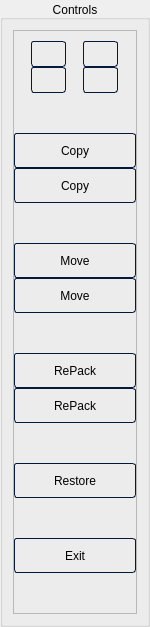
               <widget class="QGroupBox" name="groupBox_controls">
                <property name="maximumSize">
                 <size>
                  <width>150</width>
                  <height>16777215</height>
                 </size>
                </property>
                <property name="title">
                 <string>Controls</string>
                </property>
                <property name="alignment">
                 <set>Qt::AlignBottom|Qt::AlignHCenter</set>
                </property>
                <property name="checkable">
                 <bool>false</bool>
                </property>
                <layout class="QVBoxLayout" name="verticalLayout_5">
                 <property name="spacing">
                  <number>10</number>
                 </property>
                 <property name="leftMargin">
                  <number>10</number>
                 </property>
                 <property name="topMargin">
                  <number>10</number>
                 </property>
                 <property name="rightMargin">
                  <number>10</number>
                 </property>
                 <property name="bottomMargin">
                  <number>10</number>
                 </property>
                 <item>
                  <widget class="QFrame" name="frame">
                   <property name="frameShape">
                    <enum>QFrame::StyledPanel</enum>
                   </property>
                   <property name="frameShadow">
                    <enum>QFrame::Raised</enum>
                   </property>
                   <layout class="QHBoxLayout" name="horizontalLayout_3">
                    <property name="spacing">
                     <number>0</number>
                    </property>
                    <property name="leftMargin">
                     <number>0</number>
                    </property>
                    <property name="topMargin">
                     <number>0</number>
                    </property>
                    <property name="rightMargin">
                     <number>0</number>
                    </property>
                    <property name="bottomMargin">
                     <number>0</number>
                    </property>
                    <item>
                     <layout class="QVBoxLayout" name="verticalLayout_13">
                      <item>
                       <spacer name="verticalSpacer_2">
                        <property name="orientation">
                         <enum>Qt::Vertical</enum>
                        </property>
                        <property name="sizeHint" stdset="0">
                         <size>
                          <width>20</width>
                          <height>10</height>
                         </size>
                        </property>
                       </spacer>
                      </item>
                      <item>
                       <layout class="QGridLayout" name="gridLayout_4">
                        <item row="0" column="1">
                         <widget class="QPushButton" name="butt_stop">
                          <property name="maximumSize">
                           <size>
                            <width>35</width>
                            <height>16777215</height>
                           </size>
                          </property>
                          <property name="styleSheet">
                           <string notr="true">/*-----QPushButton-----*/
QPushButton
{
/**	background-color:  rgb(92, 106, 106);
	color: #ffffff;
**/	
   border-style: solid;
	border-width: 1px;
	border-radius: 3px;
	border-color: #051a39;
	padding: 5px;
}

QPushButton::disabled
{
	background-color: #404040;
	color: #656565;
	border-color: #051a39;

}


QPushButton::hover
{
	background-color: lightgrey;
	border-style: solid;
	border-width: 1px;
	border-radius: 3px;
	border-color: #051a39;
	padding: 5px;

}


QPushButton::pressed
{
	background-color: rgb(125, 155, 143);
	color: #ffffff;
	border-style: solid;
	border-width: 1px;
	border-radius: 3px;
	border-color: #051a39;
	padding: 5px;

}</string>
                          </property>
                          <property name="text">
                           <string/>
                          </property>
                          <property name="icon">
                           <iconset resource="resources.qrc">
                            <normaloff>:/media/icons/media/Fatcow-Farm-Fresh-Control-stop-blue.32.png</normaloff>:/media/icons/media/Fatcow-Farm-Fresh-Control-stop-blue.32.png</iconset>
                          </property>
                         </widget>
                        </item>
                        <item row="0" column="0">
                         <widget class="QPushButton" name="butt_play">
                          <property name="maximumSize">
                           <size>
                            <width>35</width>
                            <height>16777215</height>
                           </size>
                          </property>
                          <property name="styleSheet">
                           <string notr="true">/*-----QPushButton-----*/
QPushButton
{
/**	background-color:  rgb(92, 106, 106);
	color: #ffffff;
**/	
   border-style: solid;
	border-width: 1px;
	border-radius: 3px;
	border-color: #051a39;
	padding: 5px;
}

QPushButton::disabled
{
	background-color: #404040;
	color: #656565;
	border-color: #051a39;

}


QPushButton::hover
{
	background-color: lightgrey;
	border-style: solid;
	border-width: 1px;
	border-radius: 3px;
	border-color: #051a39;
	padding: 5px;

}


QPushButton::pressed
{
	background-color: rgb(125, 155, 143);
	color: #ffffff;
	border-style: solid;
	border-width: 1px;
	border-radius: 3px;
	border-color: #051a39;
	padding: 5px;

}</string>
                          </property>
                          <property name="text">
                           <string/>
                          </property>
                          <property name="icon">
                           <iconset resource="resources.qrc">
                            <normaloff>:/media/icons/media/Farm-Fresh_control_play.png</normaloff>:/media/icons/media/Farm-Fresh_control_play.png</iconset>
                          </property>
                         </widget>
                        </item>
                        <item row="1" column="1">
                         <widget class="QPushButton" name="pushButton_3">
                          <property name="maximumSize">
                           <size>
                            <width>35</width>
                            <height>16777215</height>
                           </size>
                          </property>
                          <property name="styleSheet">
                           <string notr="true">/*-----QPushButton-----*/
QPushButton
{
/**	background-color:  rgb(92, 106, 106);
	color: #ffffff;
**/	
   border-style: solid;
	border-width: 1px;
	border-radius: 3px;
	border-color: #051a39;
	padding: 5px;
}

QPushButton::disabled
{
	background-color: #404040;
	color: #656565;
	border-color: #051a39;

}


QPushButton::hover
{
	background-color: lightgrey;
	border-style: solid;
	border-width: 1px;
	border-radius: 3px;
	border-color: #051a39;
	padding: 5px;

}


QPushButton::pressed
{
	background-color: rgb(125, 155, 143);
	color: #ffffff;
	border-style: solid;
	border-width: 1px;
	border-radius: 3px;
	border-color: #051a39;
	padding: 5px;

}</string>
                          </property>
                          <property name="text">
                           <string/>
                          </property>
                          <property name="icon">
                           <iconset resource="resources.qrc">
                            <normaloff>:/media/icons/media/Fatcow-Farm-Fresh-Control-pause.32.png</normaloff>
                            <normalon>:/media/icons/media/Fatcow-Farm-Fresh-Control-pause-blue.32.png</normalon>:/media/icons/media/Fatcow-Farm-Fresh-Control-pause.32.png</iconset>
                          </property>
                         </widget>
                        </item>
                        <item row="1" column="0">
                         <widget class="QPushButton" name="pushButton_4">
                          <property name="maximumSize">
                           <size>
                            <width>35</width>
                            <height>16777215</height>
                           </size>
                          </property>
                          <property name="styleSheet">
                           <string notr="true">/*-----QPushButton-----*/
QPushButton
{
/**	background-color:  rgb(92, 106, 106);
	color: #ffffff;
**/	
   border-style: solid;
	border-width: 1px;
	border-radius: 3px;
	border-color: #051a39;
	padding: 5px;
}

QPushButton::disabled
{
	background-color: #404040;
	color: #656565;
	border-color: #051a39;

}


QPushButton::hover
{
	background-color: lightgrey;
	border-style: solid;
	border-width: 1px;
	border-radius: 3px;
	border-color: #051a39;
	padding: 5px;

}


QPushButton::pressed
{
	background-color: rgb(125, 155, 143);
	color: #ffffff;
	border-style: solid;
	border-width: 1px;
	border-radius: 3px;
	border-color: #051a39;
	padding: 5px;

}</string>
                          </property>
                          <property name="text">
                           <string/>
                          </property>
                          <property name="icon">
                           <iconset resource="resources.qrc">
                            <normaloff>:/media/icons/media/control-start-icon.png</normaloff>:/media/icons/media/control-start-icon.png</iconset>
                          </property>
                         </widget>
                        </item>
                       </layout>
                      </item>
                      <item>
                       <spacer name="verticalSpacer_10">
                        <property name="orientation">
                         <enum>Qt::Vertical</enum>
                        </property>
                        <property name="sizeType">
                         <enum>QSizePolicy::Expanding</enum>
                        </property>
                        <property name="sizeHint" stdset="0">
                         <size>
                          <width>20</width>
                          <height>40</height>
                         </size>
                        </property>
                       </spacer>
                      </item>
                      <item>
                       <widget class="QPushButton" name="but_copy_to_target">
                        <property name="minimumSize">
                         <size>
                          <width>0</width>
                          <height>35</height>
                         </size>
                        </property>
                        <property name="font">
                         <font>
                          <pointsize>9</pointsize>
                         </font>
                        </property>
                        <property name="styleSheet">
                         <string notr="true">/*-----QPushButton-----*/
QPushButton
{
/**	background-color:  rgb(92, 106, 106);
	color: #ffffff;
**/	
   border-style: solid;
	border-width: 1px;
	border-radius: 3px;
	border-color: #051a39;
	padding: 5px;
}

QPushButton::disabled
{
	background-color: #404040;
	color: #656565;
	border-color: #051a39;

}


QPushButton::hover
{
	background-color: lightgrey;
	border-style: solid;
	border-width: 1px;
	border-radius: 3px;
	border-color: #051a39;
	padding: 5px;

}


QPushButton::pressed
{
	background-color: rgb(125, 155, 143);
	color: #ffffff;
	border-style: solid;
	border-width: 1px;
	border-radius: 3px;
	border-color: #051a39;
	padding: 5px;

}</string>
                        </property>
                        <property name="text">
                         <string>Copy</string>
                        </property>
                        <property name="icon">
                         <iconset resource="resources.qrc">
                          <normaloff>:/icons/icons/arrow-right.svg</normaloff>:/icons/icons/arrow-right.svg</iconset>
                        </property>
                        <property name="iconSize">
                         <size>
                          <width>20</width>
                          <height>20</height>
                         </size>
                        </property>
                       </widget>
                      </item>
                      <item>
                       <widget class="QPushButton" name="but_copy_to_source">
                        <property name="minimumSize">
                         <size>
                          <width>0</width>
                          <height>35</height>
                         </size>
                        </property>
                        <property name="font">
                         <font>
                          <pointsize>9</pointsize>
                         </font>
                        </property>
                        <property name="styleSheet">
                         <string notr="true">/*-----QPushButton-----*/
QPushButton
{
/**	background-color:  rgb(92, 106, 106);
	color: #ffffff;
**/	
   border-style: solid;
	border-width: 1px;
	border-radius: 3px;
	border-color: #051a39;
	padding: 5px;
}a
QPushButton::disabled
{
	background-color: #404040;
	color: #656565;
	border-color: #051a39;

}


QPushButton::hover
{
	background-color: lightgrey;
	border-style: solid;
	border-width: 1px;
	border-radius: 3px;
	border-color: #051a39;
	padding: 5px;

}


QPushButton::pressed
{
	background-color: rgb(125, 155, 143);
	color: #ffffff;
	border-style: solid;
	border-width: 1px;
	border-radius: 3px;
	border-color: #051a39;
	padding: 5px;

}</string>
                        </property>
                        <property name="text">
                         <string>Copy</string>
                        </property>
                        <property name="icon">
                         <iconset resource="resources.qrc">
                          <normaloff>:/icons/icons/arrow-left.svg</normaloff>:/icons/icons/arrow-left.svg</iconset>
                        </property>
                        <property name="iconSize">
                         <size>
                          <width>20</width>
                          <height>20</height>
                         </size>
                        </property>
                       </widget>
                      </item>
                      <item>
                       <spacer name="verticalSpacer_4">
                        <property name="orientation">
                         <enum>Qt::Vertical</enum>
                        </property>
                        <property name="sizeHint" stdset="0">
                         <size>
                          <width>20</width>
                          <height>40</height>
                         </size>
                        </property>
                       </spacer>
                      </item>
                      <item>
                       <widget class="QPushButton" name="but_move_to_target">
                        <property name="minimumSize">
                         <size>
                          <width>0</width>
                          <height>35</height>
                         </size>
                        </property>
                        <property name="font">
                         <font>
                          <pointsize>9</pointsize>
                         </font>
                        </property>
                        <property name="styleSheet">
                         <string notr="true">/*-----QPushButton-----*/
QPushButton
{
/**	background-color:  rgb(92, 106, 106);
	color: #ffffff;
**/	
   border-style: solid;
	border-width: 1px;
	border-radius: 3px;
	border-color: #051a39;
	padding: 5px;
}a
QPushButton::disabled
{
	background-color: #404040;
	color: #656565;
	border-color: #051a39;

}


QPushButton::hover
{
	background-color: lightgrey;
	border-style: solid;
	border-width: 1px;
	border-radius: 3px;
	border-color: #051a39;
	padding: 5px;

}


QPushButton::pressed
{
	background-color: rgb(125, 155, 143);
	color: #ffffff;
	border-style: solid;
	border-width: 1px;
	border-radius: 3px;
	border-color: #051a39;
	padding: 5px;

}</string>
                        </property>
                        <property name="text">
                         <string>Move</string>
                        </property>
                        <property name="icon">
                         <iconset resource="resources.qrc">
                          <normaloff>:/icons/icons/arrow-right.svg</normaloff>:/icons/icons/arrow-right.svg</iconset>
                        </property>
                        <property name="iconSize">
                         <size>
                          <width>20</width>
                          <height>20</height>
                         </size>
                        </property>
                       </widget>
                      </item>
                      <item>
                       <widget class="QPushButton" name="but_move_to_source">
                        <property name="minimumSize">
                         <size>
                          <width>0</width>
                          <height>35</height>
                         </size>
                        </property>
                        <property name="font">
                         <font>
                          <pointsize>9</pointsize>
                         </font>
                        </property>
                        <property name="styleSheet">
                         <string notr="true">/*-----QPushButton-----*/
QPushButton
{
/**	background-color:  rgb(92, 106, 106);
	color: #ffffff;
**/	
   border-style: solid;
	border-width: 1px;
	border-radius: 3px;
	border-color: #051a39;
	padding: 5px;
}

QPushButton::disabled
{
	background-color: #404040;
	color: #656565;
	border-color: #051a39;

}


QPushButton::hover
{
	background-color: lightgrey;
	border-style: solid;
	border-width: 1px;
	border-radius: 3px;
	border-color: #051a39;
	padding: 5px;

}


QPushButton::pressed
{
	background-color: rgb(125, 155, 143);
	color: #ffffff;
	border-style: solid;
	border-width: 1px;
	border-radius: 3px;
	border-color: #051a39;
	padding: 5px;

}</string>
                        </property>
                        <property name="text">
                         <string>Move</string>
                        </property>
                        <property name="icon">
                         <iconset resource="resources.qrc">
                          <normaloff>:/icons/icons/arrow-left.svg</normaloff>:/icons/icons/arrow-left.svg</iconset>
                        </property>
                        <property name="iconSize">
                         <size>
                          <width>20</width>
                          <height>20</height>
                         </size>
                        </property>
                       </widget>
                      </item>
                      <item>
                       <spacer name="verticalSpacer_5">
                        <property name="orientation">
                         <enum>Qt::Vertical</enum>
                        </property>
                        <property name="sizeHint" stdset="0">
                         <size>
                          <width>20</width>
                          <height>40</height>
                         </size>
                        </property>
                       </spacer>
                      </item>
                      <item>
                       <widget class="QPushButton" name="butt_repackage_source">
                        <property name="minimumSize">
                         <size>
                          <width>0</width>
                          <height>35</height>
                         </size>
                        </property>
                        <property name="font">
                         <font>
                          <pointsize>9</pointsize>
                         </font>
                        </property>
                        <property name="styleSheet">
                         <string notr="true">/*-----QPushButton-----*/
QPushButton
{
/**	background-color:  rgb(92, 106, 106);
	color: #ffffff;
**/	
   border-style: solid;
	border-width: 1px;
	border-radius: 3px;
	border-color: #051a39;
	padding: 5px;
}

QPushButton::disabled
{
	background-color: #404040;
	color: #656565;
	border-color: #051a39;

}


QPushButton::hover
{
	background-color: lightgrey;
	border-style: solid;
	border-width: 1px;
	border-radius: 3px;
	border-color: #051a39;
	padding: 5px;

}


QPushButton::pressed
{
	background-color: rgb(125, 155, 143);
	color: #ffffff;
	border-style: solid;
	border-width: 1px;
	border-radius: 3px;
	border-color: #051a39;
	padding: 5px;

}</string>
                        </property>
                        <property name="text">
                         <string>RePack</string>
                        </property>
                        <property name="icon">
                         <iconset resource="resources.qrc">
                          <normaloff>:/icons/icons/arrow-right.svg</normaloff>:/icons/icons/arrow-right.svg</iconset>
                        </property>
                        <property name="iconSize">
                         <size>
                          <width>20</width>
                          <height>20</height>
                         </size>
                        </property>
                       </widget>
                      </item>
                      <item>
                       <widget class="QPushButton" name="butt_repackage_target">
                        <property name="minimumSize">
                         <size>
                          <width>0</width>
                          <height>35</height>
                         </size>
                        </property>
                        <property name="font">
                         <font>
                          <pointsize>9</pointsize>
                         </font>
                        </property>
                        <property name="styleSheet">
                         <string notr="true">/*-----QPushButton-----*/
QPushButton
{
/**	background-color:  rgb(92, 106, 106);
	color: #ffffff;
**/	
   border-style: solid;
	border-width: 1px;
	border-radius: 3px;
	border-color: #051a39;
	padding: 5px;
}

QPushButton::disabled
{
	background-color: #404040;
	color: #656565;
	border-color: #051a39;

}


QPushButton::hover
{
	background-color: lightgrey;
	border-style: solid;
	border-width: 1px;
	border-radius: 3px;
	border-color: #051a39;
	padding: 5px;

}


QPushButton::pressed
{
	background-color: rgb(125, 155, 143);
	color: #ffffff;
	border-style: solid;
	border-width: 1px;
	border-radius: 3px;
	border-color: #051a39;
	padding: 5px;

}</string>
                        </property>
                        <property name="text">
                         <string>RePack</string>
                        </property>
                        <property name="icon">
                         <iconset resource="resources.qrc">
                          <normaloff>:/icons/icons/arrow-left.svg</normaloff>:/icons/icons/arrow-left.svg</iconset>
                        </property>
                        <property name="iconSize">
                         <size>
                          <width>20</width>
                          <height>20</height>
                         </size>
                        </property>
                       </widget>
                      </item>
                      <item>
                       <spacer name="verticalSpacer_3">
                        <property name="orientation">
                         <enum>Qt::Vertical</enum>
                        </property>
                        <property name="sizeHint" stdset="0">
                         <size>
                          <width>20</width>
                          <height>40</height>
                         </size>
                        </property>
                       </spacer>
                      </item>
                      <item>
                       <widget class="QPushButton" name="but_restore">
                        <property name="minimumSize">
                         <size>
                          <width>0</width>
                          <height>35</height>
                         </size>
                        </property>
                        <property name="font">
                         <font>
                          <pointsize>9</pointsize>
                         </font>
                        </property>
                        <property name="styleSheet">
                         <string notr="true">/*-----QPushButton-----*/
QPushButton
{
/**	background-color:  rgb(92, 106, 106);
	color: #ffffff;
**/	
   border-style: solid;
	border-width: 1px;
	border-radius: 3px;
	border-color: #051a39;
	padding: 5px;
}

QPushButton::disabled
{
	background-color: #404040;
	color: #656565;
	border-color: #051a39;

}


QPushButton::hover
{
	background-color: lightgrey;
	border-style: solid;
	border-width: 1px;
	border-radius: 3px;
	border-color: #051a39;
	padding: 5px;

}


QPushButton::pressed
{
	background-color: rgb(125, 155, 143);
	color: #ffffff;
	border-style: solid;
	border-width: 1px;
	border-radius: 3px;
	border-color: #051a39;
	padding: 5px;

}</string>
                        </property>
                        <property name="text">
                         <string>Restore</string>
                        </property>
                        <property name="icon">
                         <iconset resource="resources.qrc">
                          <normaloff>:/icons/icons/trash-undo.svg</normaloff>:/icons/icons/trash-undo.svg</iconset>
                        </property>
                        <property name="iconSize">
                         <size>
                          <width>25</width>
                          <height>25</height>
                         </size>
                        </property>
                       </widget>
                      </item>
                      <item>
                       <spacer name="verticalSpacer_9">
                        <property name="orientation">
                         <enum>Qt::Vertical</enum>
                        </property>
                        <property name="sizeHint" stdset="0">
                         <size>
                          <width>20</width>
                          <height>40</height>
                         </size>
                        </property>
                       </spacer>
                      </item>
                      <item>
                       <widget class="QPushButton" name="but_exit_2">
                        <property name="minimumSize">
                         <size>
                          <width>0</width>
                          <height>35</height>
                         </size>
                        </property>
                        <property name="font">
                         <font>
                          <pointsize>9</pointsize>
                         </font>
                        </property>
                        <property name="styleSheet">
                         <string notr="true">/*-----QPushButton-----*/
QPushButton
{
/**	background-color:  rgb(92, 106, 106);
	color: #ffffff;
**/	
   border-style: solid;
	border-width: 1px;
	border-radius: 3px;
	border-color: #051a39;
	padding: 5px;
}

QPushButton::disabled
{
	background-color: #404040;
	color: #656565;
	border-color: #051a39;

}


QPushButton::hover
{
	background-color: lightgrey;
	border-style: solid;
	border-width: 1px;
	border-radius: 3px;
	border-color: #051a39;
	padding: 5px;

}


QPushButton::pressed
{
	background-color: rgb(125, 155, 143);
	color: #ffffff;
	border-style: solid;
	border-width: 1px;
	border-radius: 3px;
	border-color: #051a39;
	padding: 5px;

}</string>
                        </property>
                        <property name="text">
                         <string>Exit</string>
                        </property>
                        <property name="icon">
                         <iconset resource="resources.qrc">
                          <normaloff>:/icons/icons/log-out.svg</normaloff>:/icons/icons/log-out.svg</iconset>
                        </property>
                       </widget>
                      </item>
                      <item>
                       <spacer name="verticalSpacer_7">
                        <property name="orientation">
                         <enum>Qt::Vertical</enum>
                        </property>
                        <property name="sizeHint" stdset="0">
                         <size>
                          <width>20</width>
                          <height>40</height>
                         </size>
                        </property>
                       </spacer>
                      </item>
                     </layout>
                    </item>
                   </layout>
                  </widget>
                 </item>
                </layout>
               </widget>
